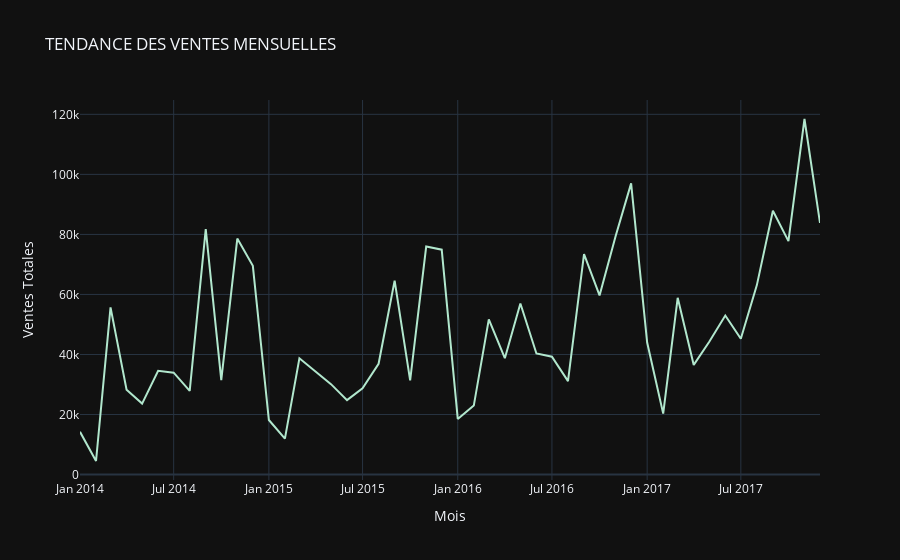

The cell this chart's notebook holds for it:
### Code cell
fig = px.line(
    monthly_sales,
    x="month",
    y="Sales",
    template='plotly_dark',
    color_discrete_sequence=['#b1e7cd'],
    title="TENDANCE DES VENTES MENSUELLES",
)
fig.update_layout(xaxis_title="Mois", yaxis_title="Ventes Totales")
fig.show()

### Figure 1 — Plotly figure (JSON) as saved in the notebook; plotly's stock layout.template omitted (floating-point values rounded to 4 significant figures)
{"data": [{"hovertemplate": "month=%{x}<br>Sales=%{y}<extra></extra>", "legendgroup": "", "line": {"color": "#b1e7cd", "dash": "solid"}, "marker": {"symbol": "circle"}, "mode": "lines", "name": "", "orientation": "v", "showlegend": false, "type": "scatter", "x": ["2014-01", "2014-02", "2014-03", "2014-04", "2014-05", "2014-06", "2014-07", "2014-08", "2014-09", "2014-10", "2014-11", "2014-12", "2015-01", "2015-02", "2015-03", "2015-04", "2015-05", "2015-06", "2015-07", "2015-08", "2015-09", "2015-10", "2015-11", "2015-12", "2016-01", "2016-02", "2016-03", "2016-04", "2016-05", "2016-06", "2016-07", "2016-08", "2016-09", "2016-10", "2016-11", "2016-12", "2017-01", "2017-02", "2017-03", "2017-04", "2017-05", "2017-06", "2017-07", "2017-08", "2017-09", "2017-10", "2017-11", "2017-12"], "xaxis": "x", "y": [14240.0, 4520.0, 55690.0, 28300.0, 23650.0, 34600.0, 33950.0, 27910.0, 81780.0, 31450.0, 78630.0, 69550.0, 18170.0, 11950.0, 38730.0, 34200.0, 30130.0, 24800.0, 28770.0, 36900.0, 64600.0, 31400.0, 75970.0, 74920.0, 18540.0, 22980.0, 51720.0, 38750.0, 56990.0, 40340.0, 39260.0, 31120.0, 73410.0, 59690.0, 79410.0, 97000.0, 43970.0, 20300.0, 58870.0, 36520.0, 44260.0, 52980.0, 45260.0, 63120.0, 87870.0, 77780.0, 118400.0, 83830.0], "yaxis": "y"}], "layout": {"legend": {"tracegroupgap": 0}, "title": {"text": "TENDANCE DES VENTES MENSUELLES"}, "xaxis": {"anchor": "y", "domain": [0, 1], "title": {"text": "Mois"}}, "yaxis": {"anchor": "x", "domain": [0, 1], "title": {"text": "Ventes Totales"}}}}
